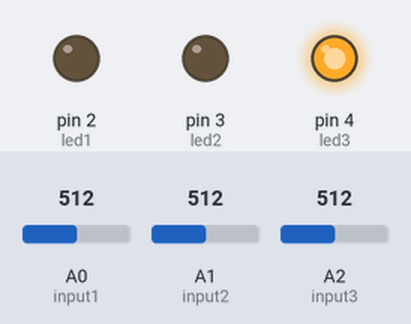
Simulated run of this sketch. Board: Arduino Uno, built with avr-gcc and run on an emulated ATmega328P. On the bench: output pins drawn as LEDs (lit = HIGH). Inputs (shaded band) come from the test bench; at power-on: A0 (input1) = 512, A2 (input3) = 512, A1 (input2) = 512.

Above: at 1.2 s.
1.3 s: A0 (input1) set to 16
2.8 s: A0 (input1) set to 12
At 3.1 s:
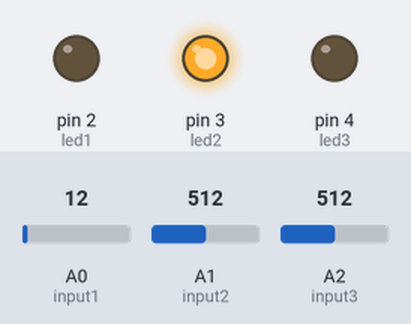
4.3 s: A2 (input3) set to 0
At 5.4 s:
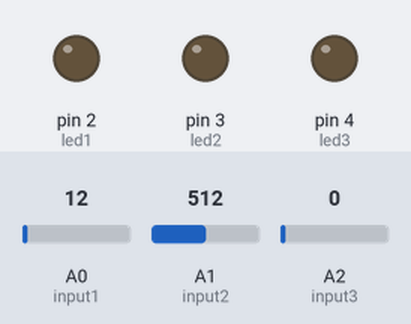
5.8 s: A2 (input3) set to 19
At 6.5 s:
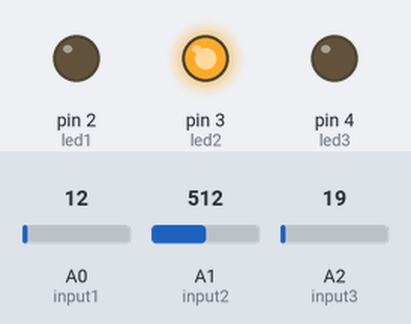
7.3 s: A0 (input1) set to 122
At 7.7 s:
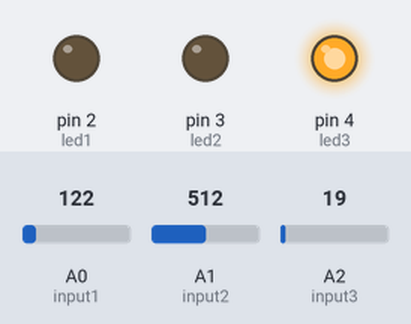
8.8 s: A1 (input2) set to 12
10.3 s: A1 (input2) set to 9
At 11.2 s:
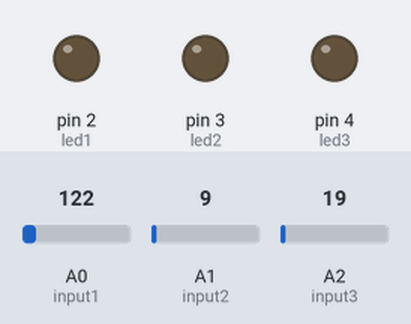
Timing chart, 0 to 12.8 s (numbered marks = the images above; inputs shaded):
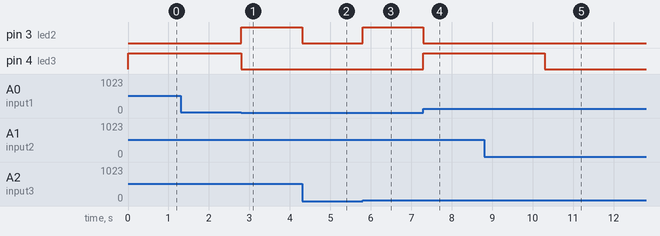

The sketch:

kodearduinotest3.ino
```cpp
int input1 = A0;
int input2 = A1;
int input3 = A2;

int sensor1 = 0;
int sensor2 = 0;
int sensor3 = 0;

#define led1 2
#define led2 3
#define led3 4
void setup() {
  pinMode(led1, OUTPUT);
  pinMode(led2, OUTPUT);
  pinMode(led3, OUTPUT);

}

void loop() {
  sensor1 = analogRead(input1);
  sensor2 = analogRead(input2);
  sensor3 = analogRead(input3);

  //Untuk menyalakan LED 1
  if ((sensor1 >= 15)&&(sensor2 < 9)){
    digitalWrite(led1, HIGH);
    digitalWrite(led2, LOW);
    digitalWrite(led3, LOW);
  }
  //Untuk menyalakan LED 2
  else if ((sensor1 < 15)&&(sensor3 > 5)){
    digitalWrite(led1, LOW);
    digitalWrite(led2, HIGH);
    digitalWrite(led3, LOW);
  }
  //Untuk menyalakan LED 3
  else if ((sensor2 >= 11)&&(sensor3 >= 5)){
    digitalWrite(led1, LOW);
    digitalWrite(led2, LOW);
    digitalWrite(led3, HIGH);
  }
  else{
    digitalWrite(led1, LOW);
    digitalWrite(led2, LOW);
    digitalWrite(led3, LOW);
  }

}
```

Measured:
- the behaviour switches between 15 and 14 on A0 (input1) (found by bisection; images 0 and 1)
- the behaviour switches between 11 and 10 on A1 (input2) (found by bisection; images 4 and 5)
- after the input at 1.3 s, every drawn part: stays the same
- after the input at 2.8 s, pin 3 (led2): LOW → HIGH at once; pin 4 (led3): HIGH → LOW at once
- after the input at 4.3 s, pin 3 (led2): HIGH → LOW at once
- after the input at 5.8 s, pin 3 (led2): LOW → HIGH at once
- after the input at 7.3 s, pin 3 (led2): HIGH → LOW at once; pin 4 (led3): LOW → HIGH at once
- after the input at 8.8 s, every drawn part: stays the same
- after the input at 10.3 s, pin 4 (led3): HIGH → LOW at once
